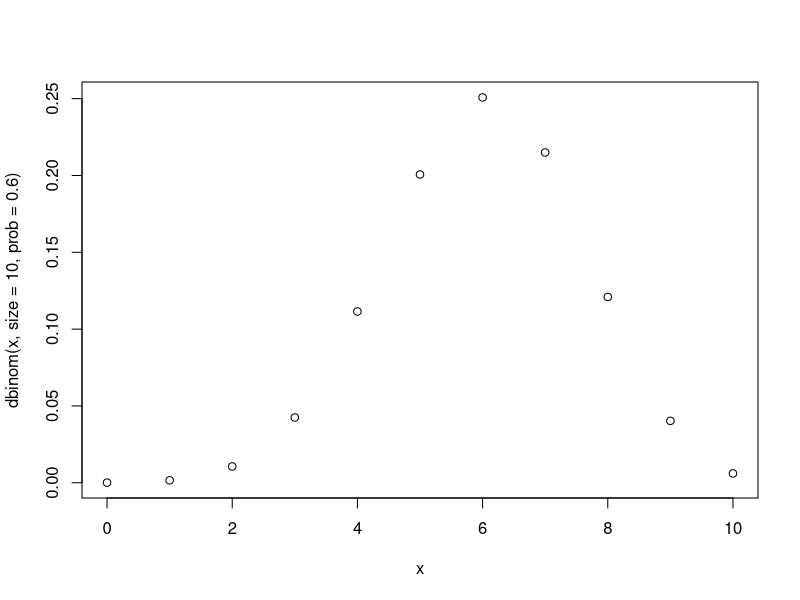
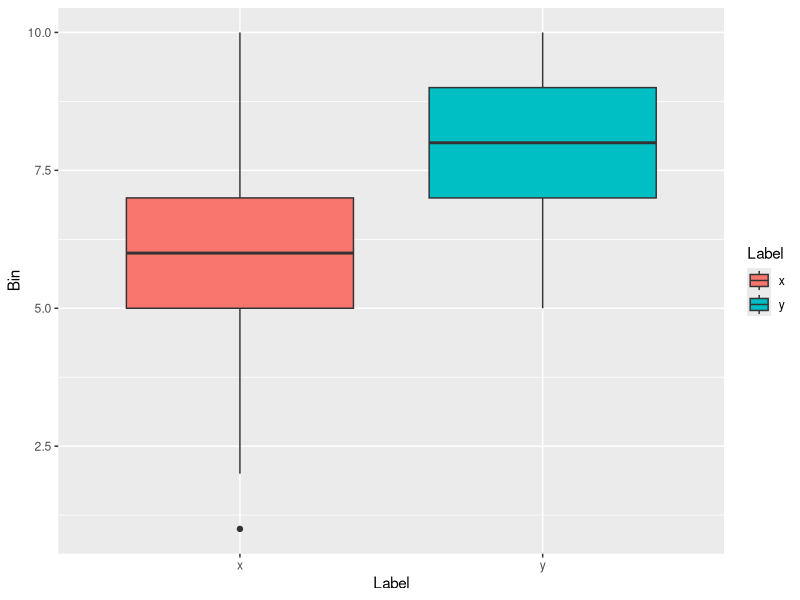
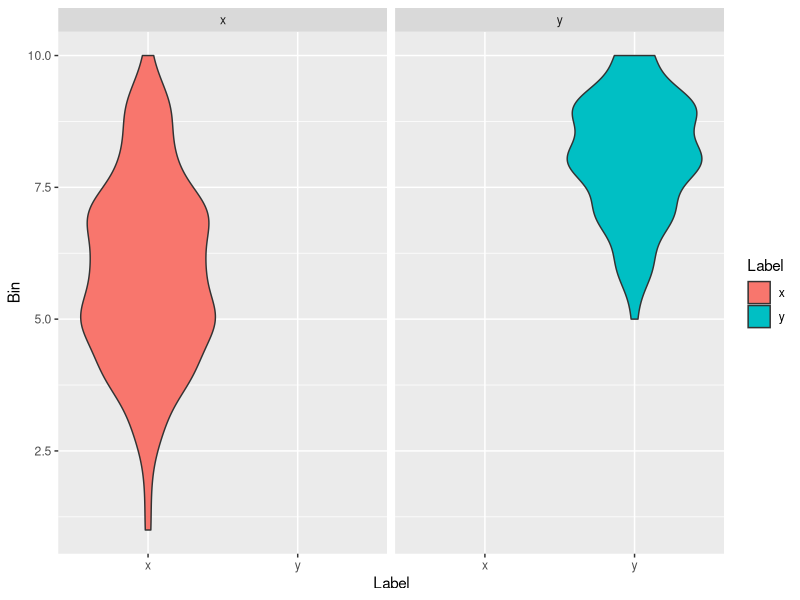

The R script that drew these images, in order:
# Bayesian course
# Label 2
# distributional theory


# Binomial
dev.new(noRStudioGD = TRUE) # Comment this out when putting it into RMD
x=0:10
plot(x = x, 
     
     # Density Binomial Distribition for a discrete variable or a vector of discrete vars
     # Since the prob = 0.6, then n * prob = 6 (which is the most probably)
     y = dbinom(x, size=10,prob=0.6))


# rbinom = random sample from the binomial

  ## 100 binomial experiments (n), which you throw a coin 10 times (size)
  x = rbinom(n = 100, size = 10, prob=0.6)
  y = rbinom(n = 80,  size = 10, prob=0.8)
  
  ## Create a data frame that combines x, then the y. Repeat x 100 times and y 80 times
  df = data.frame(Bin =c(x,y), Label=rep(c("x","y"),c(100,80)))
  df


if(!require(ggplot2)) install.packages(ggplot2)

g = ggplot(df, aes(x = Label, y = Bin, fill = Label)) +
  geom_boxplot()
print(g)

## Violin chart will ensure that you are not, for example, having a bi modal distribuition
e = ggplot(df, aes(x = Label, y=Bin, fill = Label)) + 
  geom_violin(aes(y = Bin)) +facet_wrap(~Label)
print(e)
